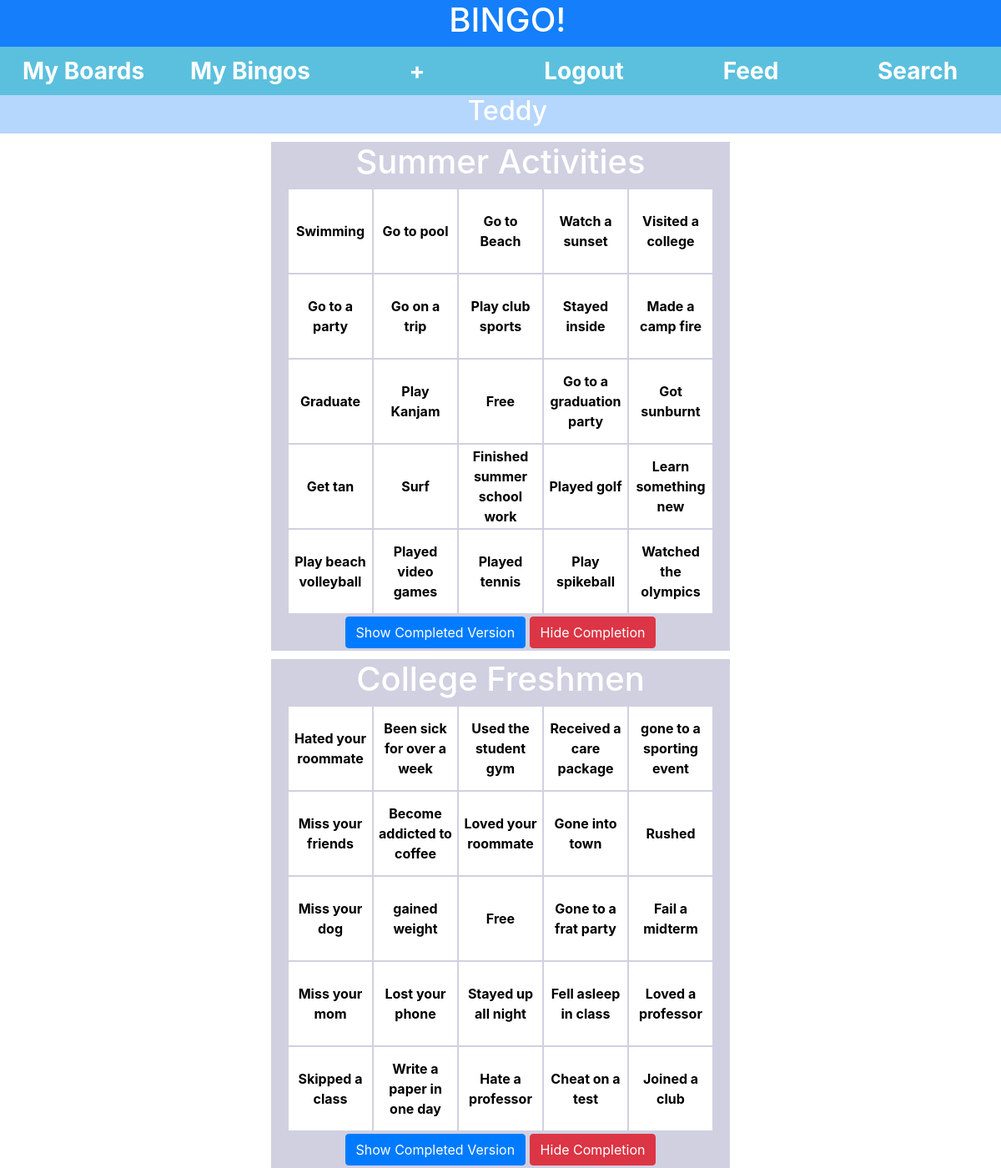
/showbingos (signed in), run on the app's committed database.
### main/models.py (models this page shows, shortened)
class Board(models.Model):
    info = models.CharField(
        default = "",
        max_length = 10000
    )
    userid = models.IntegerField(
        default = 0,
        null=True,
        blank=True
    )
    username = models.CharField(
        default = "",
        max_length = 10000
    )
    time = models.IntegerField(
        default = 0,
        null=True,
        blank=True
    )
    name = models.CharField(
        default = "",
        max_length = 30
    )
    def getInfo(self):
        board = [[], [], [], [], []]
        info = self.info
        for i in range(0,5):
            for j in range(0,5):
                board[i].append(info[0:(info.find(','))])
                info = info[(info.find(',')+1):]
        return(board)

### main/views.py (the view)
# urls.py: path('showbingos', views.showbingos, name="showbingos"),
def showbingos(request):
    if Profile.objects.get(userid = request.user.id).bingos == "":
        context = {
            "message": "You have no bingos yet"
        }
        return render(request, "main/message.html", context)
    bingos = json.loads(Profile.objects.get(userid = request.user.id).bingos)
    boards = bingos['boardid']
    boardlist = []
    for board in boards:
        boardlist.append(Board.objects.get(id=board))
    context = {
        'boardlist': boardlist,
    }
    return render(request, "main/bingos.html", context)

### main/templates/main/bingos.html (shortened to what this page needs)
{% extends 'main/profile.html' %}
{% block body %}
  {% for board in boardlist %}
  <div class="allboards">
    <div class="wholeboard">
      <h1>{{board.name}}</h1>
      <table class="boards" id = "{{board.id}}">
        {% for row in board.getInfo %}
          <tr>
            {% for item in row %}
                <td><div class="square"><button class="button" type="{{board.id}}" name="{{item}}">{{item}}</button> </div></td>
            {% endfor %}
          </tr>
        {% endfor %}
      </table>
      <div class="bottombuttons">
        <button class="btn btn-primary" type="button" name="{{board.id}}" onclick="getBingos(this)">Show Completed Version</button>
        <button class="btn btn-danger" type="button" name="{{board.id}}" onclick="hideCompletion(this)">Hide Completion</button>
      </div>
    </div>
  </div>
  {% endfor %}
{% endblock %}

### main/templates/main/profile.html (shortened to what this page needs)
<!DOCTYPE html>
<html lang="en" dir="ltr">
  <head>
    {% load static %}
    <link rel="stylesheet" type="text/css" href="{% static 'boards.css' %}">
    <link rel="stylesheet" type="text/css" href="{% static 'styles.css' %}">
    <link rel="stylesheet" href="https://stackpath.bootstrapcdn.com/bootstrap/4.3.1/css/bootstrap.min.css">
  </head>
  <body>
    <div class="container-fluid">
      <div class="row" id = "sitename">
        <div class="col-sm">
          <h1>BINGO!</h1>
        </div>
      </div>
      <div class="row" id="navbar">
        <div class="col-sm">
          <a class="my" href="{% url 'boards' %}">My Boards</a>
        </div>
        <div class="col-sm">
          <a class="my" href="{% url 'showbingos' %}">My Bingos</a>
        </div>
        <div class="col-sm">
          <a class="my" href="{% url 'boardmaker' %}">+</a>
        </div>
        <div class="col-sm">
          <a class="my" href="{% url 'logout' %}">Logout</a>
        </div>
        <div class="col-sm">
          <a class="my" href="{% url 'feed' %}">Feed</a>
        </div>
        <div class="col-sm">
          <a class="my" href="{% url 'search' %}">Search</a>
        </div>
      </div>
      <div class="row" id = "username">
        <div class="col-sm">
          <h2>{{user.username}}</h2>
        </div>
      </div>
    </div>
    <center>
      {% block body %}
      {% endblock %}
    </center>
  </body>
</html>

### main/static/boards.css (style rules this page uses)
.square button { height:100px; width: 100px; background: white; color: black; font-weight: bold; border: 0px solid black; }
.square { height: 100px; width: 100px; }

### main/static/styles.css (style rules this page uses)
#sitename { width: 104%; color: white; background-color: #147EFB; padding-left: 0px; padding-right: 0px; }
#navbar div { padding-top: 8px; padding-bottom: 8px; background-color: #5bc0de; }
#navbar a { color: white; }
#username { width: 104%; background-color: #b5d6fd; color: white; }
.col-sm { text-align: center; }
.col-sm .my { color: black; font-size: 28px; font-weight: bold; }
.wholeboard { width: 550px; background: #d0d0e1; }
.allboards { padding-top: 10px; }
.bottombuttons { padding-top: 3px; padding-bottom: 3px; }
.wholeboard h1 { color: white; }

### data on the page
Board: name "Summer Activities", row "Swimming" "Go to pool" "Go to Beach" "Watch a sunset" "Visited a college" "Go to a party" "Go on a trip" "Play club sports" "Stayed inside" "Made a camp fire" "Graduate" "Play Kanjam" "Free" "Go to a graduation party" "Got sunburnt" "Get tan" "Surf" "Finished summer school work" "Played golf" "Learn something new" "Play beach volleyball" "Played video games" "Played tennis" "Play spikeball" "Watched the olympics"
Board: name "College Freshmen", row "Hated your roommate" "Been sick for over a week" "Used the student gym" "Received a care package" "gone to a sporting event" "Miss your friends" "Become addicted to coffee" "Loved your roommate" "Gone into town" "Rushed" "Miss your dog" "gained weight" "Free" "Gone to a frat party" "Fail a midterm" "Miss your mom" "Lost your phone" "Stayed up all night" "Fell asleep in class" "Loved a professor" "Skipped a class" "Write a paper in one day" "Hate a professor" "Cheat on a test" "Joined a club"

### other printed values
{{ user.username }} "Teddy"
